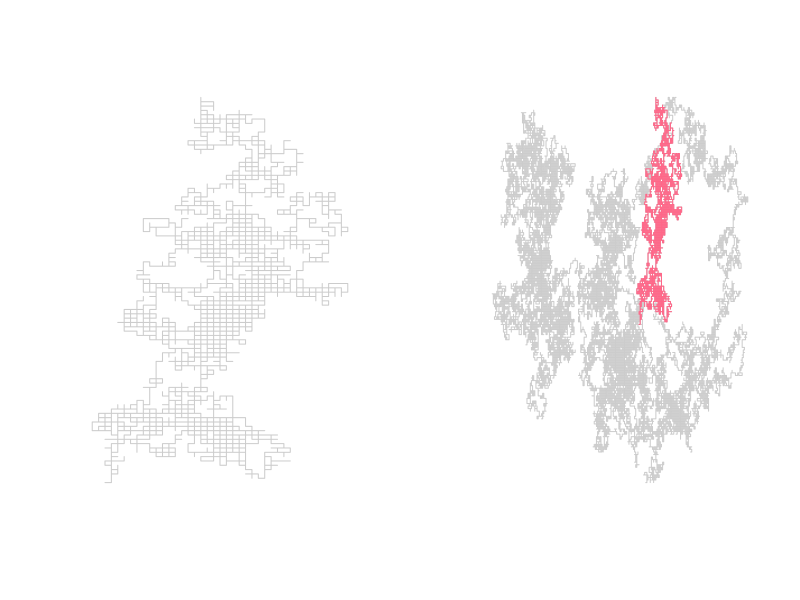
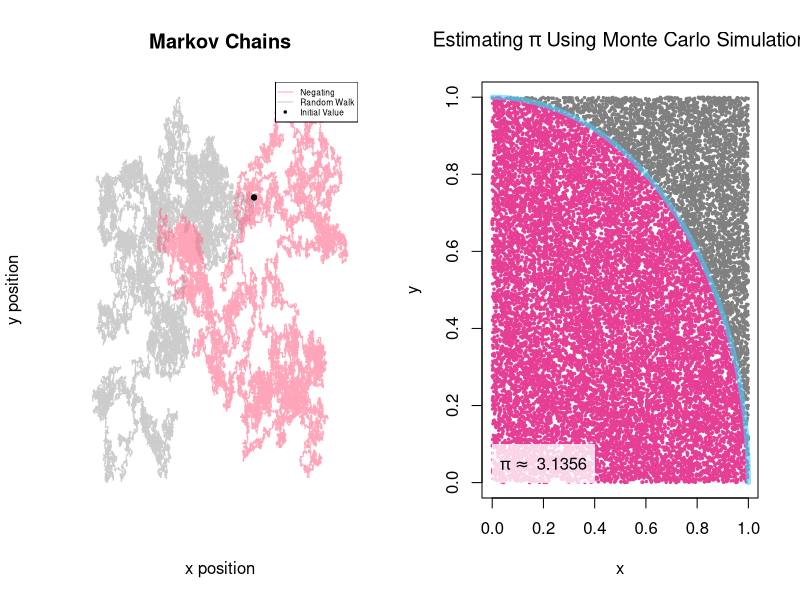
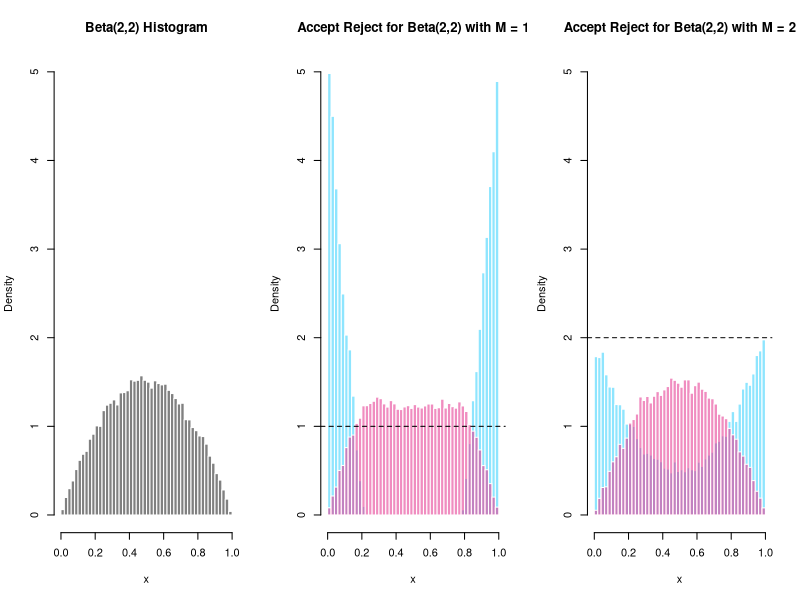
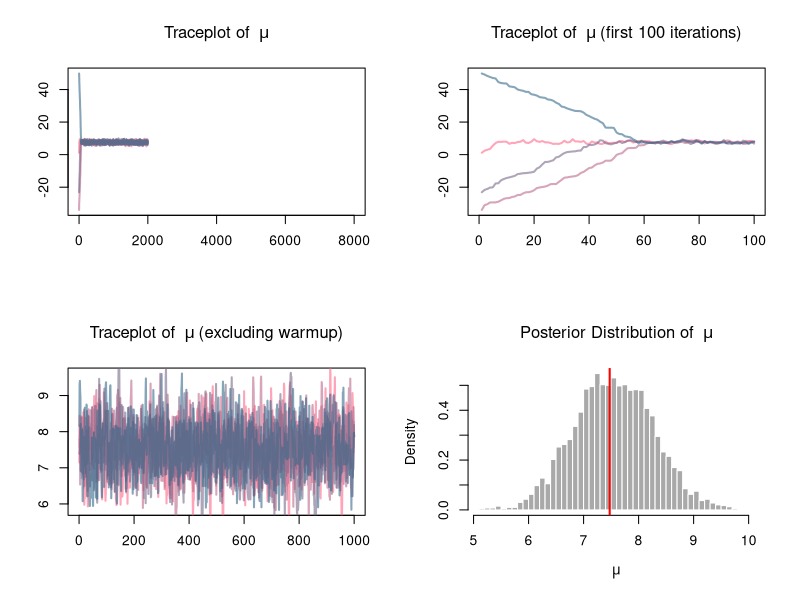
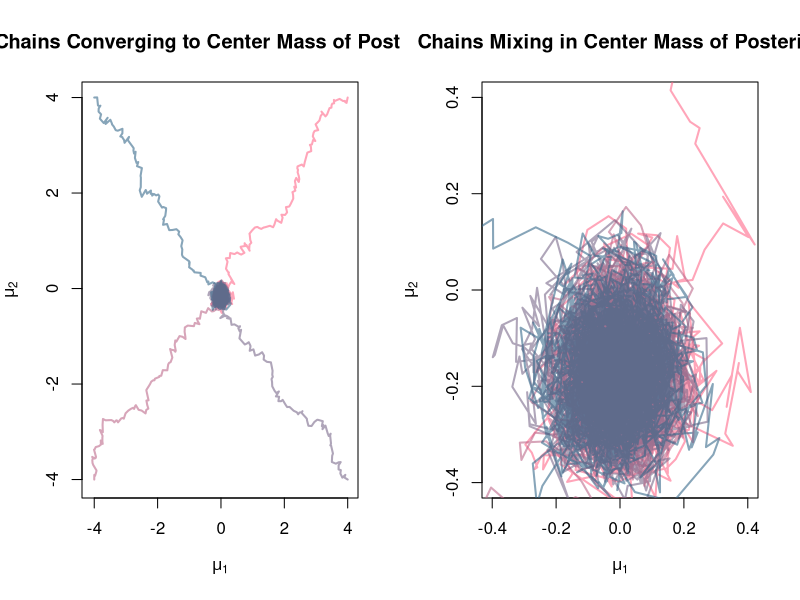
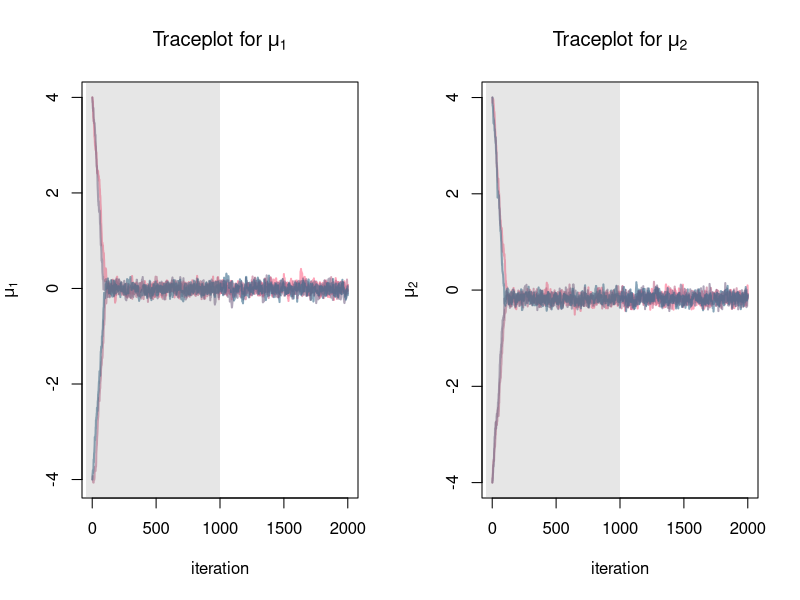
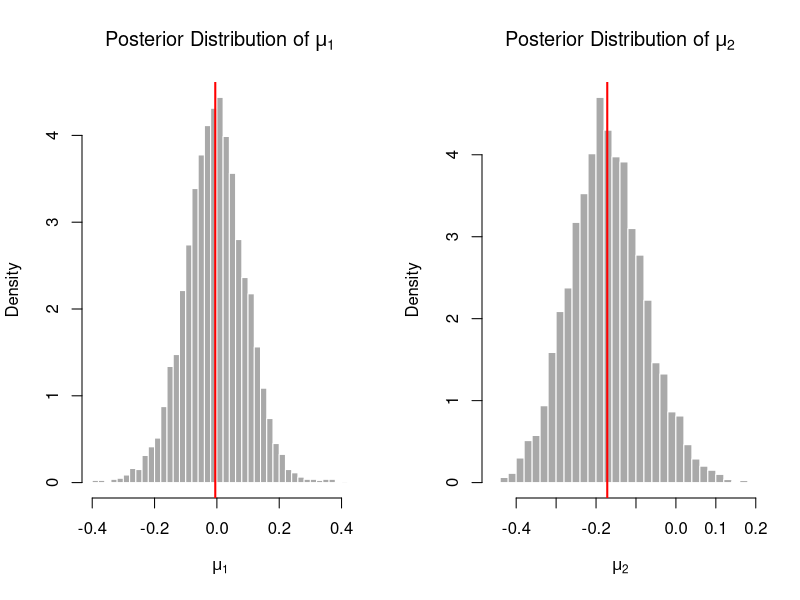
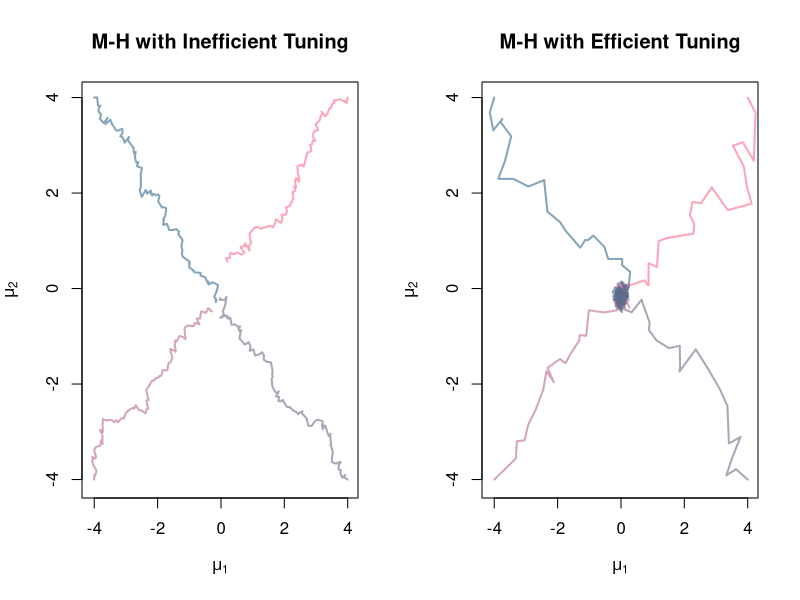

Reproduce these figures in R, in order.
## ---- chunk 1
knitr::opts_chunk$set(echo = TRUE)
## ---- chunk 2
# RANDOM WALK

loc <- c("up", "down", "left", "right")
dat <- matrix(NA, ncol = 2, nrow = 1e5/2)
dat[1,] <- c(0,0)

for(i in 2:nrow(dat)) {
  rand <- sample(loc, 1, prob = rep(0.25,4))
  if(rand == "up") {
    dat[i,] <- c(0,1) + dat[i-1,]
  }
  else if(rand == "down") {
    dat[i,] <- c(0,-1) + dat[i-1,]
  }
  else if(rand == "left") {
    dat[i,] <- c(1,0) + dat[i-1,]
  }
  else if(rand == "right") {
    dat[i,] <- c(-1,0) + dat[i-1,]
  }
  else {
    dat[i,] <- c(NA,NA)
  }
}
## ---- chunk 3
par(mfrow=c(1,2))
plot(dat[1:5e3,1], dat[1:5e3,2], col = rgb(125, 125, 125, alpha = 100, max = 255),
     type = "l", bty = "n", yaxt = "n", xaxt = "n", xlab = "", ylab = "")
plot(dat[,1], dat[,2], type = "l", bty = "n", yaxt = "n", xaxt = "n", xlab = "", ylab = "",
     col = rgb(125, 125, 125, alpha = 100, max = 255))
lines(dat[1:5e3,1], dat[1:5e3,2], col = "#ff6688")
## ---- chunk 4
# MARKOV CHAIN FUNCTION

#' Construct a Markov Chain governing movement through 2D space
#' @param transition_matrix A symmetric matrix of probabilities. Rows must sum to one.
#' @param iter Number of steps to take over the 2D space.
#' @param init Initial position in the 2D space.
#' @param state Initial state to start the Markov Chain.
#' @return The probabilities (prob) that are used to calculate the movement (move) and the data (dat) that
#' describes the movemement over 2D space.
markov_chain <- function(transition_matrix, iter = 1e3, init = c(0,0), state = c(1,0,0,0)) {
  # setup containers
  dat <- array(NA, c(iter, 2))  
  prob <- array(NA, c(iter,4))
  move <- array(NA, iter)
  # initial parameterizations
  loc <- colnames(transition_matrix)
  dat[1,] <- init
  # loop to contstruct the chain
  for(i in 2:iter) {
    state <- state%*%transition_matrix
    rand <- sample(loc, 1, prob = state)

    prob[i,] <- c(state)
    move[i] <- c(rand)

    if(rand == "up") {
      dat[i,] <- c(0,1) + dat[i-1,]
    }
    else if(rand == "down") {
      dat[i,] <- c(0,-1) + dat[i-1,]
    }
    else if(rand == "left") {
      dat[i,] <- c(-1,0) + dat[i-1,]
    }
    else if(rand == "right") {
      dat[i,] <- c(1,0) + dat[i-1,]
    }
    else {
      dat[i,] <- c(NA,NA)
    }
  }
  # return containers as a list
  return(list("dat" = dat, "prob" = prob, "move" = move))
}
## ---- chunk 5
# MARKOV CHAIN (as a random walk)
trans_prob <- matrix(0.25, ncol = 4, nrow = 4)
colnames(trans_prob) <- row.names(trans_prob) <- c("up", "down", "left", "right")
iter <- 1e5
mc_rw <- markov_chain(trans_prob, iter = iter)

# MARKOV CHAIN (with a negating transition matrix)
trans_prob <- rbind(c(0, 0.9, 0, 0.1),
                    c(0.9, 0, 0.1, 0),
                    c(0.1, 0, 0, 0.9),
                    c(0, 0.1, 0.9, 0))
colnames(trans_prob) <- row.names(trans_prob) <- c("up", "down", "left", "right")
mc <- markov_chain(trans_prob, iter = iter)
## ---- chunk 6
y_range <- range(range(mc$dat[,2]), range(mc_rw$dat[,2]))
x_range <- range(range(mc$dat[,1]), range(mc_rw$dat[,1]))

plot(mc_rw$dat[,1], mc_rw$dat[,2], col = rgb(125, 125, 125, alpha = 100, max = 255), type = "l",
     xaxt = "n", yaxt = "n",
     main = "Markov Chains", xlab = "x position", ylab = "y position",
     xlim = x_range, ylim = y_range,
     bty = "n")
lines(mc$dat[,1], mc$dat[,2], col = rgb(255, 102, 136, alpha = 150, max = 255))
points(mc$dat[1,1], mc$dat[1,2], cex = 1, col = "black", pch = 20)
points(mc_rw$dat[1,1], mc_rw$dat[1,2], cex = 1, col = "black", pch = 20)
legend("topright", c("Negating", "Random Walk", "Initial Value"),
       col = c(rgb(255, 102, 136, alpha = 150, max = 255), rgb(125, 125, 125, alpha = 100, max = 255), "black"),
       lwd = c(1,1,NA), pch = c(NA,NA,20), cex = 0.5)
## ---- chunk 7
first10 <- head(data.frame(mc), n = 10)
colnames(first10)[1:6] <- c("x", "y", colnames(trans_prob))
first10
## ---- chunk 8
circle <- function(x) {
  sqrt(1 - x^2)
}

domain <- seq(0,1, length.out = 1e3)
iter <- 1e4 * 2
accept <- matrix(NA, ncol = 2, nrow = iter)
reject <- matrix(NA, ncol = 2, nrow = iter)
for(i in 1:iter) {
  x <- runif(1, 0, 1)
  y <- runif(1, 0, 1)
  if(x^2 + y^2 <= 1)
    accept[i,] <- c(x,y)
  else
    reject[i,] <- c(x,y)
}
cat('estimate of pi = ', (nrow(na.omit(accept)) / iter) * 4)
## ---- chunk 9
plot(0, type = "n", xlim = range(accept[,1], na.rm = TRUE), ylim = range(accept[,2], na.rm = TRUE),
     main = expression("Estimating" ~ pi ~ "Using Monte Carlo Simulation"),
     xlab = "x", ylab = "y")
points(accept, pch = 20, col = "#e63d95", cex = 0.5)
points(reject, pch = 20, col = "#808080", cex = 0.5)
lines(domain, circle(domain), type = "l", lwd = 5, col = rgb(64, 210, 254, alpha = 150, max = 255))
rect(0, 0, 0.4, 0.1, border = NA, col = rgb(255, 255, 255, alpha = 200, max = 255))
text(0.2,0.05, bquote(pi %~~% ~ .((nrow(na.omit(accept)) / iter) * 4)), col = "black")
## ---- chunk 10
# MONTE CARLO - REJECTION SAMPLING

#' A Rejection Sampling algorithm where proposals are generated from Unif(0,1).
#' @param f Target distribution.
#' @param g Candidate distribution.
#' @param support Support of the target distribution.
#' @param M Bound on the likelihood ratio f/g.
#' @param iter Number of iterations to run the algorithm through (iter = accept + reject).
#' @return A list containing accepted/rejected values.
accept_reject <- function(f, g, support = c(0,1), M = 1, iter = 1e3) {
  out <- list()

  for (i in 1:iter) {
    # containers
    y <- runif(1, support[1], support[2])  # proposal
    u <- runif(1, 0, 1)                    # stochastic condition
    out$y[i] <- y
    out$u[i] <- u
    # likelihood ratio
    ratio <- f(y)/(M*g(y, support[1], support[2]))
    # accept-reject condition
    if(ratio > u)
      out$accept[i] <- y
    else
      out$reject[i] <- y
  }
  return(out)
}
## ---- chunk 11
beta_sample1 <- accept_reject(f = function(x){dbeta(x, 2, 2)},
                             g = function(x, a, b){dunif(x, a, b)},
                             M = 1, iter = 1e4*4)
beta_sample2 <- accept_reject(f = function(x){dbeta(x, 2, 2)},
                              g = function(x, a, b){dunif(x, a, b)},
                              M = 2, iter = 1e4*4)
## ---- chunk 12
cbind("M=1" = table(is.na(beta_sample1$reject)), "M=2" = table(is.na(beta_sample2$reject)))
## ---- chunk 13
par(mfrow=c(1,3))
hist(rbeta(1e4*4, 2, 2), freq = F, breaks = 50, col = "#808080", border = FALSE, ylim = c(0,5),
     main = "Beta(2,2) Histogram", xlab = "x")
hist(na.omit(beta_sample1$reject), freq = F, breaks = 50, col = rgb(64, 210, 254, alpha = 150, max = 255),
     border = FALSE, ylim = c(0,5),
     main = "Accept Reject for Beta(2,2) with M = 1", xlab = "x")
hist(na.omit(beta_sample1$accept), freq = F, breaks = 50, col = rgb(230, 61, 149, alpha = 150, max = 255),
     border = FALSE, ylim = c(0,2), add = T)
abline(h = 1, col = "black", lty = 2)
hist(na.omit(beta_sample2$reject), freq = F, breaks = 50, col = rgb(64, 210, 254, alpha = 150, max = 255),
     border = FALSE, ylim = c(0,5),
     main = "Accept Reject for Beta(2,2) with M = 2", xlab = "x")
hist(na.omit(beta_sample2$accept), freq = F, breaks = 50, col = rgb(230, 61, 149, alpha = 150, max = 255),
     border = FALSE, ylim = c(0,2), add = T)
abline(h = 2, col = "black", lty = 2)
## ---- chunk 14
# METROPOLIS ALGORITHM

#' A Rejection Sampling algorithm where proposals are generated from Unif(0,1).
#' @param f Target distribution.
#' @param iter Number of iterations to run the algorithm through.
#' @param chains Number of chains.
#' @param prop_scale Value of tuning parameter.
#' @return An array of iterations by chains.
metropolis <- function(f, iter = 1e3, chains = 4, prop_scale = 1) {
  init <- rnorm(chains, 0, 20)
  out <- array(NA, c(iter, chains))
  out[1,] <- init

  # define a function to sample (i.e. accpet/reject)
  sampler <- function(x) {
    alpha <- 0
    u <- 1
    while(alpha < u) {
      u <- runif(1, 0, 1)                   # stochastic criterion
      x_star <- rnorm(1, x, 1 * prop_scale) # proposal distribution
      alpha <- exp(f(x_star)-f(x))          # acceptance ratio
    }
    return(x_star)
  }

  # run the sampler
  for(i in 2:iter) {
    for(j in 1:chains) {
      out[i,j] <- sampler(out[i-1,j])       # accepting x* or x_n
    }
  }

  out
}
## ---- chunk 15
dat <- rnorm(1, rnorm(10, 5, 5), 1)
post_func <- function(x) {
  lik <- sum(dnorm(dat, x, 1, log = T))
  prior <- dnorm(x, 5, 1, log = T)
  lik + prior
}
## ---- chunk 16
metro <- metropolis(f = post_func, chains = 4, iter = 2e3)
rbind("median of data" =  median(dat),
      "median of met samples" =  median(metro))
## ---- chunk 17
cols <- colorRampPalette(c("#ff6688","#336688"))(4)
cols <- c(rgb(255, 102, 136, alpha = 150, max = 255),
          rgb(187, 102, 136, alpha = 150, max = 255),
          rgb(119, 102, 136, alpha = 150, max = 255),
          rgb(51, 102, 136, alpha = 150, max = 255))

par(mfrow = c(2,2))
# traceplot of full length of chains
plot(0, type = "n", xlab = "", ylab = "", xlim = c(0,length(metro)), ylim = range(metro),
     main = expression("Traceplot of " ~ mu))
for(i in 1:4){
  lines(metro[1:dim(metro)[1],i], col = cols[i], lwd = 2)
}
# traceplot of first 100 iterations
plot(0, type = "n", xlab = "", ylab = "", xlim = c(0,100), ylim = range(metro),
     main = expression("Traceplot of " ~ mu ~ "(first 100 iterations)"))
for(i in 1:4){
  lines(metro[1:100,i], col = cols[i], lwd = 2)
}
# traceplot of samples excluding warmup
warmup <- (dim(metro)[1])/2
plot(0, type = "n", xlab = "", ylab = "", xlim = c(0,warmup), ylim = range(metro[-seq(1,warmup),dim(metro)[2]]),
     main = expression("Traceplot of " ~ mu ~ "(excluding warmup)"))
for(i in 1:4){
  lines(metro[-(1:(dim(metro)[1]/2)),i], col = cols[i], lwd = 2)
}
# histogram of mu
hist(metro[-(1:(dim(metro)[1]/2)),], col = "darkgrey", border = FALSE, breaks = 50, freq = FALSE,
     main = expression("Posterior Distribution of " ~ mu), xlab = expression(mu))
abline(v = mean(metro), col = "red", lwd =2)
## ---- chunk 18
# METROPOLIS-HASTINGS ALGORITHM

#' A Rejection Sampling algorithm where proposals are generated from Unif(0,1).
#' @param f Target distribution.
#' @param iter Number of iterations to run the algorithm through.
#' @param chains Number of chains.
#' @param init Initial values for each chain.
#' @param prop_scale Value for tuning parameter.
#' @return An array of iterations by parameters by chains.
metropolis_hastings <- function(f, iter = 1e3, chains = 4, init = NULL, prop_scale = 1) {
  out <- array(NA, c(iter, 2, chains))
  # setup initial values
  for(p in 1:2) {
    if(is.null(init))
      out[1,p,] <- rnorm(chains, 0, 1)
    else
      out[1,p,] <- init[,p]
  }

  prop_covmat <- diag(1,2)

  # create sampler
  sampler <- function(x) {
    alpha <- 0
    u <- 1
    reject <- -1
    while(alpha < u) {
      reject <- reject + 1
      u <- runif(1, 0, 1)
      x_star <- rmvnorm(1, x, prop_covmat*prop_scale)
      alpha <- exp((f(x_star)-f(x)) +
                     (dmvnorm(x, x_star, prop_covmat, log = TRUE) - dmvnorm(x_star, x, prop_covmat, log = TRUE)))
      # cat("alpha = ", alpha, "; ", "u = ", u, "\n")
    }
    return(list("post" = x_star, "reject" = reject))
  }

  # run sampler for each chain
  for(j in 1:chains) {
    cat(":: chain", j, "::","")
    reject <- 0
    for(i in 2:iter) {
      sampler_stuff <- sampler(out[i-1,,j])
      reject <- reject + sampler_stuff$reject
      out[i,,j] <- sampler_stuff$post  # important! the rest is just print aesthetics
      if(i%%(iter/10) == 0)
        cat(".")
      if(i == iter)
        cat("", "accept rate =", iter,"/", reject + iter, "=", round(iter/(reject+iter),4), "\n")

    }
  }

  out
}
## ---- chunk 19
library(mvtnorm)

# parameters and data
covmat <- diag(1,2)
N <- 5
priors <- cbind(rnorm(N, 0, 3), rnorm(N, 0, 3))
dat <- array(NA, c(N, 2))
for(i in 1:N) {
  dat[i,] <- rmvnorm(1, mean = priors[i,], sigma = covmat)
}

# initial values for algorithm
init_val <- rbind(c(1,1),
                  c(-1,-1),
                  c(1,-1),
                  c(-1,1))
init_val <- init_val * 4

# posterior distribution
posterior_func <- function(pars) {
  lik <- sum(dmvnorm(dat, pars, sigma = covmat, log = TRUE))
  prior <- dnorm(pars, 0, 0.1, log = TRUE)
  lik + sum(prior)
}

# run algorithm
metro_hasti <- metropolis_hastings(f = posterior_func,
                                   iter = 2e3, chains = 4, init = init_val,
                                   prop_scale = 0.005)
## ---- chunk 20
mean_table <- rbind("mean data" = colMeans(dat), "mean posterior" = rowMeans(colMeans(metro_hasti)))
colnames(mean_table) <- c("mu1", "mu2")
mean_table
## ---- chunk 21
par(mfrow=c(1,2))
plot(0, type = "n", xlim = range(metro_hasti), ylim = range(metro_hasti),
     main = "Chains Converging to Center Mass of Posterior", xlab = expression(mu[1]), ylab = expression(mu[2]))
for(i in 1:4) {
  lines(metro_hasti[,1,i], metro_hasti[,2,i], col = cols[i], lwd = 2)
}
plot(0, type = "n", xlim = c(-0.4,0.4), ylim = c(-0.4,0.4),
     main = "Chains Mixing in Center Mass of Posterior", xlab = expression(mu[1]), ylab = expression(mu[2]))
for(i in 1:4) {
  lines(metro_hasti[,1,i], metro_hasti[,2,i], col = cols[i], lwd = 2)
}
## ---- chunk 22
par(mfrow=c(1,2))
plot(0, type = "n", xlim = c(0,dim(metro_hasti)[1]), ylim = range(metro_hasti[,1,]),
     main = expression("Traceplot for" ~ mu[1]), ylab = expression(mu[1]), xlab = "iteration")
for(i in 1:4) {
  lines(metro_hasti[,1,i], col = cols[i], lwd = 2)
}
rect(-50, range(metro_hasti[,2,])[1]-4, dim(metro_hasti)[1]/2, range(metro_hasti[,2,])[2]+4,
     col = rgb(128,128,128, alpha = 50, max = 255), border = NA)

plot(0, type = "n", xlim = c(0,dim(metro_hasti)[1]), ylim = range(metro_hasti[,2,]),
     main = expression("Traceplot for" ~ mu[2]), ylab = expression(mu[2]), xlab = "iteration")
for(i in 1:4) {
  lines(metro_hasti[,2,i], col = cols[i], lwd = 2)
}
rect(-50, range(metro_hasti[,1,])[1]-4, dim(metro_hasti)[1]/2, range(metro_hasti[,1,])[2]+4,
     col = rgb(128,128,128, alpha = 50, max = 255), border = NA)
## ---- chunk 23
par(mfrow=c(1,2))
warmup <- seq(1,(dim(metro_hasti)[1]/2))
hist(metro_hasti[-warmup,1,], breaks = 40, col = "darkgrey", border = FALSE, freq = FALSE,
     main = expression("Posterior Distribution of" ~ mu[1]), xlab = expression(mu[1]))
abline(v = mean(metro_hasti[-warmup,1,]), col = "red", lwd = 2)
hist(metro_hasti[-warmup,2,], breaks = 40, col = "darkgrey", border = FALSE, freq = FALSE,
     main = expression("Posterior Distribution of" ~ mu[2]), xlab = expression(mu[2]))
abline(v = mean(metro_hasti[-warmup,2,]), col = "red", lwd = 2)
## ---- chunk 24
metro_hasti_tuned <- metropolis_hastings(f = posterior_func,
                                   iter = 2e3, chains = 4, init = init_val,
                                   prop_scale = 0.1)
## ---- chunk 25
par(mfrow=c(1,2))
plot(0, type = "n", xlim = range(metro_hasti), ylim = range(metro_hasti),
     main = "M-H with Inefficient Tuning", xlab = expression(mu[1]), ylab = expression(mu[2]))
for(i in 1:4) {
  lines(metro_hasti[1:100,1,i], metro_hasti[1:100,2,i], col = cols[i], lwd = 2)
}
plot(0, type = "n", xlim = range(metro_hasti), ylim = range(metro_hasti),
     main = "M-H with Efficient Tuning", xlab = expression(mu[1]), ylab = expression(mu[2]))
for(i in 1:4) {
  lines(metro_hasti_tuned[1:100,1,i], metro_hasti_tuned[1:100,2,i], col = cols[i], lwd = 2)
}
## ---- chunk 26
# HAMILTONIAN MONTE CARLO

#' A Rejection Sampling algorithm where proposals are generated from Unif(0,1).
#' @param f Target distribution.
#' @param iter Number of iterations to run the algorithm through.
#' @param chains Number of chains.
#' @param init_val initial values for each chain.
#' @param epsilon_init inital value for tuning parameter.
#' @param M symmetric mass matrix for momentum parameter distribution.
#' @param L Number of leapfrog steps.
#' @return An array of iterations by parameters by chains.
hmc <- function(f, iter = 1e3, chains = 4, init_val = NULL, epsilon_init = 0.1, M = diag(1,2), L_0 = 10) {
  out <- array(NA, c(iter, 2, chains))
  phi <- array(NA, c(iter, 2, chains))
  if(is.null(init_val))
    out[1,,] <- t(rmvnorm(chains, c(0,0), diag(1,2)))
  else
    out[1,,] <- init_val
  phi[1,,] <- rmvnorm(chains, c(0,0), M)
  
  gradient <- function(theta) {
    e <- 1e-4
    out <- array(NA, length(theta))
    for(t in 1:length(theta)) {
      # browser()
      theta_hi <- theta_lo <- theta
      theta_hi[t] <- theta[t] + e
      theta_lo[t] <- theta[t] - e
      out[t] <- (f(theta_hi) - f(theta_lo)) / (2 * e)
      # browser()
    }
    out
  }
  
  sampler <- function(theta) {
    phi <- c(rmvnorm(1, mean = c(0,0), sigma = M))
    grad <- gradient(theta)
    epsilon <- runif(1, 0, 2 * epsilon_init)
    L <- ceiling(2 * L_0 * runif(1,0,1))
    for (l in 1:L) {
      phi <- phi + 0.5 * epsilon * grad
      theta <- theta + epsilon * solve(M) %*% phi
      phi <- phi + 0.5 * epsilon * grad 
    }
    return(list("theta" = c(theta), "phi" = c(phi)))
  }
  
  accept_reject <- function(theta_star, theta, phi_star, phi) {
    dens_theta_star <- f(theta_star)
    dens_theta <- f(theta)
    dens_phi_star <- dmvnorm(phi_star, c(0,0), M, log = TRUE)
    dens_phi <- dmvnorm(phi, c(0,0), M, log = TRUE)
    alpha <- exp((dens_theta_star + dens_phi_star) - (dens_theta + dens_phi))
    alpha
  }
  
  cat(paste0("['.' = ", iter/10, " iterations]\n"))
  
  for(j in 1:chains) {
    cat(paste0("[ chain ", j, " ]"))
    for(i in 2:iter) {
      alpha <- 0
      u <- 1
      while(alpha < u) {
        u <- runif(1, 0, 1)
        sample <- sampler(out[i-1,,j])
        alpha <- accept_reject(sample$theta, out[i-1,,j], sample$phi, phi[i-1,,j])
      }
      phi[i,,j] <- sample$phi
      out[i,,j] <- sample$theta
      if(i%%(iter/10) == 0)
        cat(".")
      if(i == iter)
        cat("[ complete ]\n")
    } 
  }
  out
}
## ---- chunk 27
# parameters
covmat <- rbind(c(1,0.9),c(0.9,1))
N <- 1e3
priors <- cbind(rnorm(N, 0, 1), rnorm(N, 0, 1))
# priors <- cbind(rep(0,N), rep(0,N))  # fixed
# data
dat <- array(NA, c(N, 2))
for(i in 1:N) {
  dat[i,] <- rmvnorm(1, mean = priors[i,], sigma = covmat) 
}
# posterior distribution
post_func <- function(theta) {
  lik <- sum(dmvnorm(dat, theta, covmat, log = TRUE))
  prior <- dnorm(theta, 0, 0.1, log = TRUE)
  return(lik + sum(prior))
}
## ---- chunk 28
# setup initial conditions
init_val <- cbind(c(1,1),
                  c(-1,-1),
                  c(1,-1),
                  c(-1,1))
init_val <- init_val * 4

# run HMC
hmc_sim <- hmc(f = post_func, iter = 1e3, init_val = init_val, epsilon_init = ((1/15)^2), M = diag(1,2), L_0 = 10)
## ---- chunk 29
mean_table <- rbind("mean data" = colMeans(dat), "mean posterior" = rowMeans(colMeans(hmc_sim)))
colnames(mean_table) <- c("mu1", "mu2")
mean_table
## ---- chunk 30
par(mfrow=c(1,2))
plot(0, type = "n", xlim = c(1,dim(hmc_sim)[1]), ylim = range(hmc_sim), 
     ylab = "Parameter Value", xlab = "Iteration", main = expression("Traceplot for" ~ mu[1]))
for(i in 1:dim(hmc_sim)[3]) {
  lines(hmc_sim[,1,i], col = cols[i], lwd = 2)
}
plot(0, type = "n", xlim = c(1,dim(hmc_sim)[1]), ylim = range(hmc_sim), 
     ylab = "Parameter Value", xlab = "Iteration", main = expression("Traceplot for" ~ mu[2]))
for(i in 1:dim(hmc_sim)[3]) {
  lines(hmc_sim[,2,i], col = cols[i], lwd = 2)
}
## ---- chunk 31
# setup the data for the contour plot
post_func_vectorized <- 
  Vectorize(
  function(x,y) {
  theta <- c(x,y)
  lik <- sum(dmvnorm(dat, theta, covmat, log = TRUE))
  prior <- dnorm(theta, 0, 0.1, log = TRUE)
  return(lik + sum(prior))
})

par(mfrow=c(1,2))
x <- y <- seq(-4,4,0.1)
z <- outer(x, y, FUN = post_func_vectorized)
plot(0, type = "n", xlim = range(hmc_sim[,1,]), ylim = range(hmc_sim[,2,]), 
     ylab = expression(mu[2]), xlab = expression(mu[1]), main = expression("Convergence of" ~ mu[1] ~ "and" ~ mu[2]))
contour(x, y, z, add = TRUE, col = "#808080", lwd = 2)
for(i in 1:dim(hmc_sim)[3]) {
  lines(hmc_sim[,1,i], hmc_sim[,2,i], col = cols[i], lwd = 2)
}

plot(0, type = "n", xlim = range(hmc_sim[,1,])/30, ylim = range(hmc_sim[,2,])/30, 
     ylab = expression(mu[2]), xlab = expression(mu[1]), main = expression("Convergence of" ~ mu[1] ~ "and" ~ mu[2]))
x <- y <- seq(-0.15,0.15,0.005)
z <- outer(x, y, FUN = post_func_vectorized)
contour(x, y, z, add = TRUE, col = "#808080", lwd = 2)
for(i in 1:dim(hmc_sim)[3]) {
  lines(hmc_sim[,1,i], hmc_sim[,2,i], col = cols[i], lwd = 2)
}
